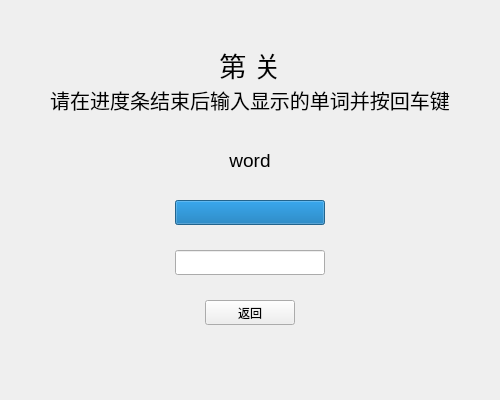
<?xml version="1.0" encoding="UTF-8"?>
<ui version="4.0">
 <class>Gamewindow</class>
 <widget class="QDialog" name="Gamewindow">
  <property name="geometry">
   <rect>
    <x>0</x>
    <y>0</y>
    <width>500</width>
    <height>400</height>
   </rect>
  </property>
  <property name="windowTitle">
   <string>单词消除游戏</string>
  </property>
  <widget class="QProgressBar" name="progressBar">
   <property name="geometry">
    <rect>
     <x>175</x>
     <y>200</y>
     <width>150</width>
     <height>25</height>
    </rect>
   </property>
   <property name="value">
    <number>100</number>
   </property>
   <property name="textVisible">
    <bool>false</bool>
   </property>
  </widget>
  <widget class="QLabel" name="hint">
   <property name="geometry">
    <rect>
     <x>50</x>
     <y>80</y>
     <width>400</width>
     <height>40</height>
    </rect>
   </property>
   <property name="font">
    <font>
     <pointsize>15</pointsize>
    </font>
   </property>
   <property name="text">
    <string>请在进度条结束后输入显示的单词并按回车键</string>
   </property>
   <property name="alignment">
    <set>Qt::AlignCenter</set>
   </property>
  </widget>
  <widget class="QLabel" name="level">
   <property name="geometry">
    <rect>
     <x>190</x>
     <y>50</y>
     <width>120</width>
     <height>30</height>
    </rect>
   </property>
   <property name="font">
    <font>
     <pointsize>20</pointsize>
    </font>
   </property>
   <property name="text">
    <string>第 关</string>
   </property>
   <property name="alignment">
    <set>Qt::AlignCenter</set>
   </property>
  </widget>
  <widget class="QLabel" name="word_show">
   <property name="geometry">
    <rect>
     <x>125</x>
     <y>150</y>
     <width>250</width>
     <height>20</height>
    </rect>
   </property>
   <property name="font">
    <font>
     <pointsize>14</pointsize>
    </font>
   </property>
   <property name="text">
    <string>word</string>
   </property>
   <property name="alignment">
    <set>Qt::AlignCenter</set>
   </property>
  </widget>
  <widget class="QLineEdit" name="wordInput">
   <property name="geometry">
    <rect>
     <x>175</x>
     <y>250</y>
     <width>150</width>
     <height>25</height>
    </rect>
   </property>
  </widget>
  <widget class="QPushButton" name="pushButton">
   <property name="geometry">
    <rect>
     <x>205</x>
     <y>300</y>
     <width>90</width>
     <height>25</height>
    </rect>
   </property>
   <property name="focusPolicy">
    <enum>Qt::NoFocus</enum>
   </property>
   <property name="text">
    <string>返回</string>
   </property>
  </widget>
 </widget>
 <resources/>
 <connections/>
</ui>
